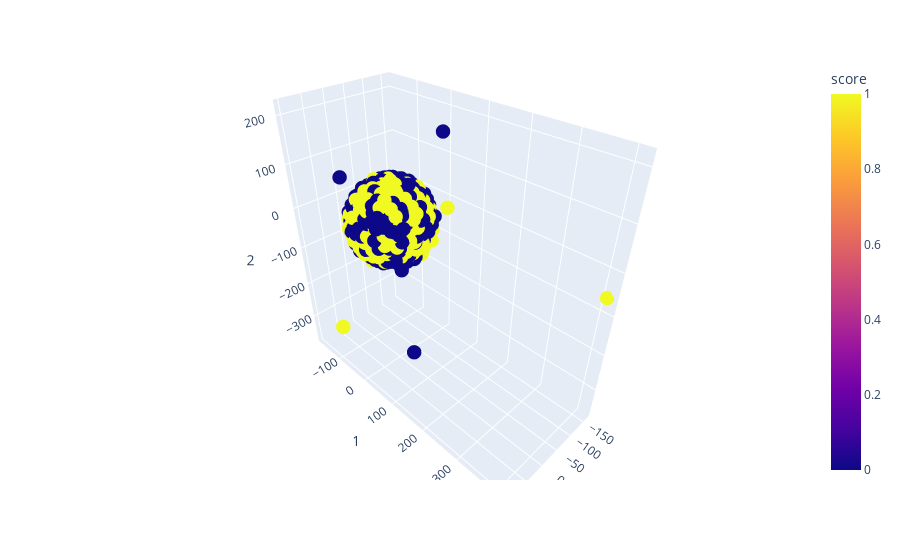

The cell this chart's notebook holds for it:
### Code cell
# use TSNE to draw 3D picture
X_tsne = TSNE(n_components=3, random_state=0).fit_transform(X_counts.toarray())

fig = px.scatter_3d(X_tsne, x=0, y=1, z=2,color=X.score, labels={'color': 'score'})
fig.update_traces(marker_size=5)
fig.show()

### Figure 1 — Plotly figure (JSON) as saved in the notebook; plotly's stock layout.template omitted (floating-point values rounded to 4 significant figures; data arrays with more than 128 entries replaced by an {"elided": "..."} marker saying what was removed)
{"data": [{"hovertemplate": "0=%{x}<br>1=%{y}<br>2=%{z}<br>score=%{marker.color}<extra></extra>", "legendgroup": "", "marker": {"color": {"elided": "2714 int values"}, "coloraxis": "coloraxis", "size": 5, "symbol": "circle"}, "mode": "markers", "name": "", "scene": "scene", "showlegend": false, "type": "scatter3d", "x": {"elided": "2714 float values"}, "y": {"elided": "2714 float values"}, "z": {"elided": "2714 float values"}}], "layout": {"coloraxis": {"colorbar": {"title": {"text": "score"}}, "colorscale": [[0, "#0d0887"], [0.1111, "#46039f"], [0.2222, "#7201a8"], [0.3333, "#9c179e"], [0.4444, "#bd3786"], [0.5556, "#d8576b"], [0.6667, "#ed7953"], [0.7778, "#fb9f3a"], [0.8889, "#fdca26"], [1, "#f0f921"]]}, "legend": {"tracegroupgap": 0}, "margin": {"t": 60}, "scene": {"domain": {"x": [0, 1], "y": [0, 1]}, "xaxis": {"title": {"text": "0"}}, "yaxis": {"title": {"text": "1"}}, "zaxis": {"title": {"text": "2"}}}}}
